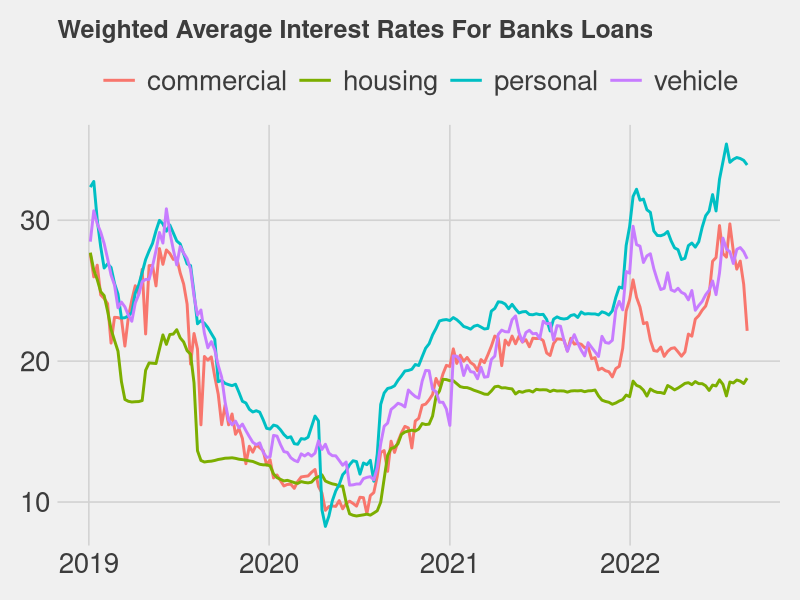
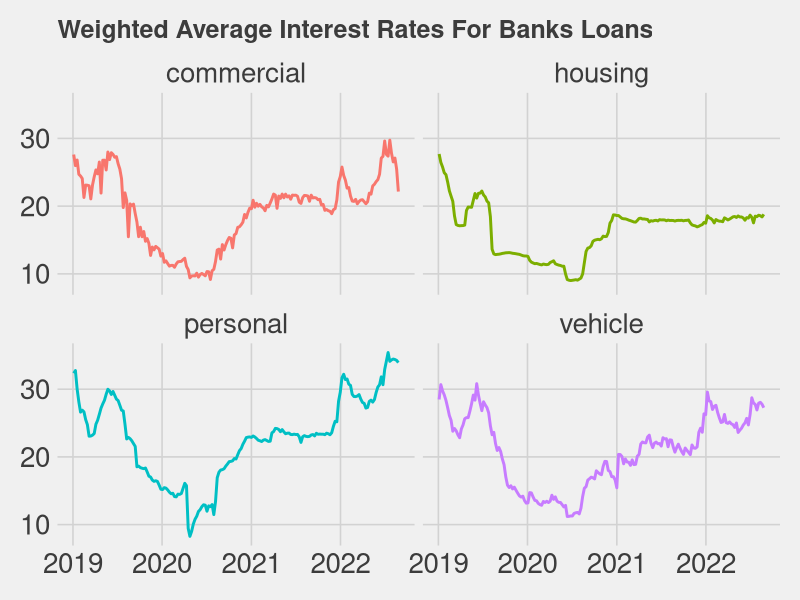
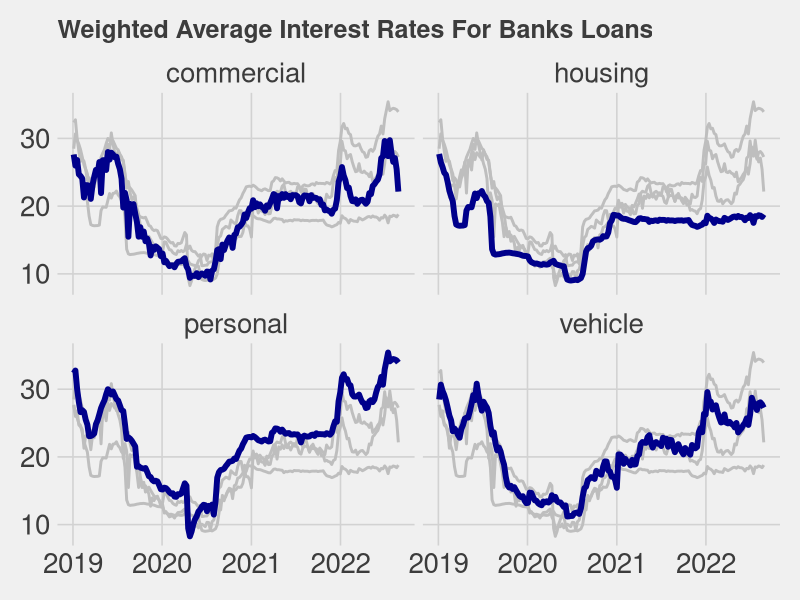

These charts were generated, in order, by the following R code:
## ---- chunk 1
knitr::opts_chunk$set(echo = TRUE)
## ---- chunk 2

library(tidyverse)

df <- readxl::read_excel("data.xlsx") %>% 
  pivot_longer(!date, names_to = "vars", values_to = "vals") %>% 
  mutate(date = lubridate::dmy(date))

## ---- chunk 3

ggplot(df, aes(x = date, y = vals, group = vars, color = vars)) +
  geom_line(size = 1) +
  ggthemes::theme_fivethirtyeight() +
  theme(legend.title = element_blank(),
        legend.position = "top",
        legend.key.size = unit(1, 'cm'),
        legend.text = element_text(size = 20),
        axis.text = element_text(size = 20)) +
  labs(
    title = "Weighted Average Interest Rates For Banks Loans"
  )

## ---- chunk 4

ggplot(df, aes(x = date, y = vals, group = vars, color = vars)) +
  geom_line(size = 1) +
  ggthemes::theme_fivethirtyeight() +
  theme(strip.text = element_text(size = 20),
        legend.position = "none",
        axis.text = element_text(size = 20)) +
  facet_wrap(~vars) +
  labs(
    title = "Weighted Average Interest Rates For Banks Loans"
  )

## ---- chunk 5

ggplot(df, aes(x = date, y = vals)) +
  geom_line(data = df %>% rename(vars2 = vars), aes(group = vars2), color = "gray", size = 1) +
  geom_line(color = "dark blue", size = 2) +
  ggthemes::theme_fivethirtyeight() +
  theme(strip.text = element_text(size = 20),
        axis.text = element_text(size = 20)) +
  facet_wrap(~vars, ncol = 2) +
  labs(
    title = "Weighted Average Interest Rates For Banks Loans"
  )

